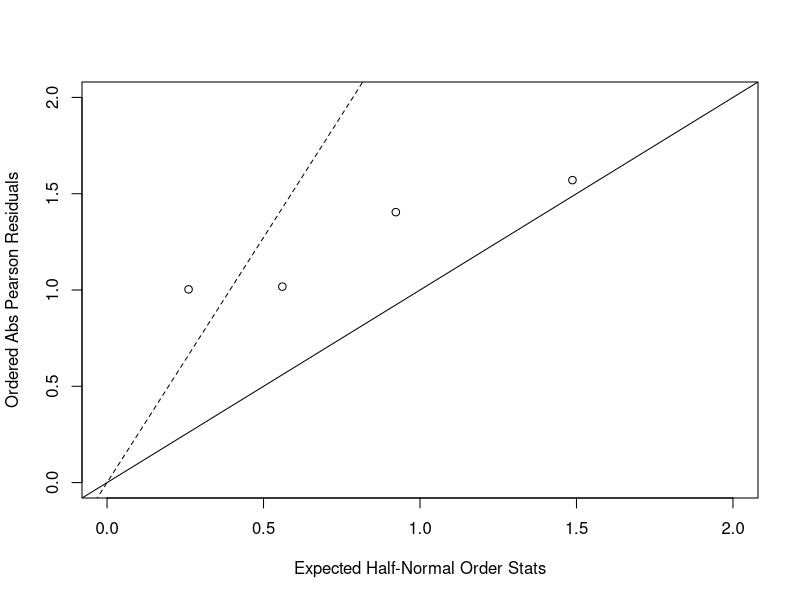
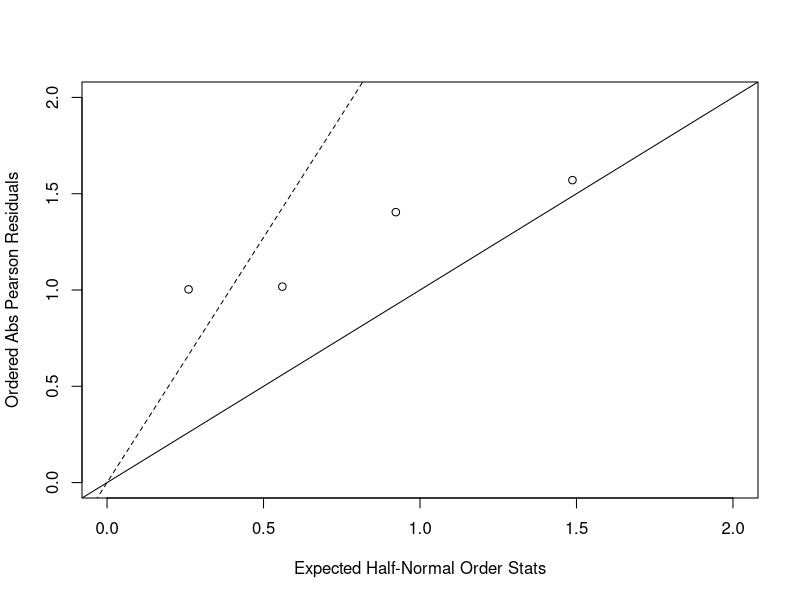

Recreate these plots in R, in order.
## ---- chunk 1
age = c(25, 35, 45, 55, 65, 75, 25, 35, 45, 55, 65, 75 )
al_consumption = c(0, 0, 0, 0, 0, 0, 1, 1, 1, 1, 1, 1) #0:<80g, #1: >80g  
y= c(0, 5, 21, 34, 36, 8, 1, 4, 25, 42, 19, 5)
m = c( 106, 169, 159, 173, 124, 39, 10, 30, 54, 69, 37, 5)
df = data.frame(age, al_consumption, y, m)
## ---- chunk 2
logit.prosp = glm(cbind(y, m-y) ~ age + al_consumption, family = binomial(link = 'logit'))

summary(logit.prosp) 
## ---- chunk 3
### data input by grouped data
seed = as.factor(c("A","A","B", "B"))
median =as.factor(c ("bean","cucu","bean","cucu"))
y = c(99, 201, 49, 75)
m = c(272, 295, 123, 141)
data2 = data.frame(seed, median, y, m)
## ---- chunk 4
### model
logit_model =  glm(cbind(y, m-y) ~ seed + median, family = binomial(link = 'logit'))

summary(logit_model)
## ---- chunk 5
dev = sum(residuals(logit_model,type='deviance')^2)
1-pchisq(dev, 1)  # p value is significant, so we reject the hypothesis, so model does not fit well.

G.stat=sum(residuals(logit_model,type='pearson')^2)# pearson chisq 
phi=G.stat/(4-3)
## ---- chunk 6
res=residuals(logit_model,type='pearson')
## ---- chunk 7
plot(qnorm((4+1:4+0.5)/(2*4+1.125)),sort(abs(res)),xlab='Expected Half-Normal Order Stats',ylab='Ordered Abs Pearson Residuals', ylim=c(0,2), xlim=c(0,2))
abline(a=0,b=1)
abline(a=0,b=sqrt(phi),lty=2)

## ---- chunk 8
summary(logit_model,dispersion=phi)
## ---- chunk 9
age = c(25, 35, 45, 55, 65, 75, 25, 35, 45, 55, 65, 75 )
al_consumption = c(0, 0, 0, 0, 0, 0, 1, 1, 1, 1, 1, 1) #0:<80g, #1: >80g  
y= c(0, 5, 21, 34, 36, 8, 1, 4, 25, 42, 19, 5)
m = c( 106, 169, 159, 173, 124, 39, 10, 30, 54, 69, 37, 5)
df = data.frame(age, al_consumption, y, m)

logit.prosp = glm(cbind(y, m-y) ~ age + al_consumption, family = binomial(link = 'logit'))

summary(logit.prosp) 



## ---- chunk 10
seed = as.factor(c("A","A","B", "B"))
median =as.factor(c ("bean","cucu","bean","cucu"))
y = c(99, 201, 49, 75)
m = c(272, 295, 123, 141)
data2 = data.frame(seed, median, y, m)

### model
logit_model =  glm(cbind(y, m-y) ~ seed + median, family = binomial(link = 'logit'))

summary(logit_model)

dev = sum(residuals(logit_model,type='deviance')^2)
1-pchisq(dev, 1)  # p value is significant, so we reject the hypothesis, so model does not fit well.

G.stat=sum(residuals(logit_model,type='pearson')^2)# pearson chisq 
phi=G.stat/(4-3)

res=residuals(logit_model,type='pearson')

plot(qnorm((4+1:4+0.5)/(2*4+1.125)),sort(abs(res)),xlab='Expected Half-Normal Order Stats',ylab='Ordered Abs Pearson Residuals', ylim=c(0,2), xlim=c(0,2))
abline(a=0,b=1)
abline(a=0,b=sqrt(phi),lty=2)

summary(logit_model,dispersion=phi)
